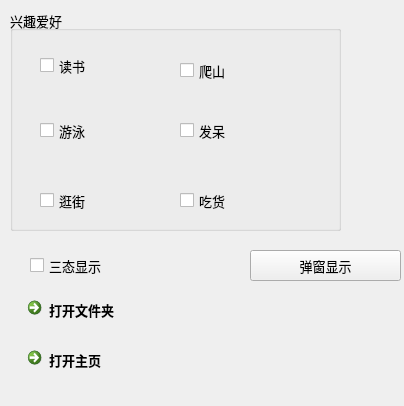
<?xml version="1.0" encoding="UTF-8"?>
<ui version="4.0">
 <class>Widget</class>
 <widget class="QWidget" name="Widget">
  <property name="geometry">
   <rect>
    <x>0</x>
    <y>0</y>
    <width>404</width>
    <height>406</height>
   </rect>
  </property>
  <property name="sizePolicy">
   <sizepolicy hsizetype="Expanding" vsizetype="Expanding">
    <horstretch>0</horstretch>
    <verstretch>0</verstretch>
   </sizepolicy>
  </property>
  <property name="windowTitle">
   <string>Widget</string>
  </property>
  <property name="layoutDirection">
   <enum>Qt::LeftToRight</enum>
  </property>
  <widget class="QGroupBox" name="groupBox">
   <property name="geometry">
    <rect>
     <x>10</x>
     <y>10</y>
     <width>331</width>
     <height>221</height>
    </rect>
   </property>
   <property name="sizePolicy">
    <sizepolicy hsizetype="Expanding" vsizetype="Expanding">
     <horstretch>0</horstretch>
     <verstretch>0</verstretch>
    </sizepolicy>
   </property>
   <property name="font">
    <font>
     <pointsize>10</pointsize>
    </font>
   </property>
   <property name="title">
    <string>兴趣爱好</string>
   </property>
   <widget class="QCheckBox" name="checkBoxRead">
    <property name="geometry">
     <rect>
      <x>30</x>
      <y>40</y>
      <width>131</width>
      <height>31</height>
     </rect>
    </property>
    <property name="sizePolicy">
     <sizepolicy hsizetype="Expanding" vsizetype="Expanding">
      <horstretch>0</horstretch>
      <verstretch>0</verstretch>
     </sizepolicy>
    </property>
    <property name="font">
     <font>
      <pointsize>10</pointsize>
     </font>
    </property>
    <property name="text">
     <string>读书</string>
    </property>
   </widget>
   <widget class="QCheckBox" name="checkBoxSwim">
    <property name="geometry">
     <rect>
      <x>30</x>
      <y>100</y>
      <width>121</width>
      <height>41</height>
     </rect>
    </property>
    <property name="sizePolicy">
     <sizepolicy hsizetype="Expanding" vsizetype="Expanding">
      <horstretch>0</horstretch>
      <verstretch>0</verstretch>
     </sizepolicy>
    </property>
    <property name="font">
     <font>
      <pointsize>10</pointsize>
     </font>
    </property>
    <property name="text">
     <string>游泳</string>
    </property>
   </widget>
   <widget class="QCheckBox" name="checkBoxShopping">
    <property name="geometry">
     <rect>
      <x>30</x>
      <y>170</y>
      <width>121</width>
      <height>41</height>
     </rect>
    </property>
    <property name="sizePolicy">
     <sizepolicy hsizetype="Expanding" vsizetype="Expanding">
      <horstretch>0</horstretch>
      <verstretch>0</verstretch>
     </sizepolicy>
    </property>
    <property name="font">
     <font>
      <pointsize>10</pointsize>
     </font>
    </property>
    <property name="text">
     <string>逛街</string>
    </property>
   </widget>
   <widget class="QCheckBox" name="checkBoxClimb">
    <property name="geometry">
     <rect>
      <x>170</x>
      <y>40</y>
      <width>131</width>
      <height>41</height>
     </rect>
    </property>
    <property name="sizePolicy">
     <sizepolicy hsizetype="Expanding" vsizetype="Expanding">
      <horstretch>0</horstretch>
      <verstretch>0</verstretch>
     </sizepolicy>
    </property>
    <property name="font">
     <font>
      <pointsize>10</pointsize>
     </font>
    </property>
    <property name="text">
     <string>爬山</string>
    </property>
   </widget>
   <widget class="QCheckBox" name="checkBoxDaze">
    <property name="geometry">
     <rect>
      <x>170</x>
      <y>100</y>
      <width>121</width>
      <height>41</height>
     </rect>
    </property>
    <property name="sizePolicy">
     <sizepolicy hsizetype="Expanding" vsizetype="Expanding">
      <horstretch>0</horstretch>
      <verstretch>0</verstretch>
     </sizepolicy>
    </property>
    <property name="font">
     <font>
      <pointsize>10</pointsize>
     </font>
    </property>
    <property name="text">
     <string>发呆</string>
    </property>
   </widget>
   <widget class="QCheckBox" name="checkBoxEat">
    <property name="geometry">
     <rect>
      <x>170</x>
      <y>170</y>
      <width>111</width>
      <height>41</height>
     </rect>
    </property>
    <property name="sizePolicy">
     <sizepolicy hsizetype="Expanding" vsizetype="Expanding">
      <horstretch>0</horstretch>
      <verstretch>0</verstretch>
     </sizepolicy>
    </property>
    <property name="font">
     <font>
      <pointsize>10</pointsize>
     </font>
    </property>
    <property name="text">
     <string>吃货</string>
    </property>
   </widget>
  </widget>
  <widget class="QCommandLinkButton" name="commandLinkButtonFolder">
   <property name="geometry">
    <rect>
     <x>20</x>
     <y>290</y>
     <width>301</width>
     <height>51</height>
    </rect>
   </property>
   <property name="sizePolicy">
    <sizepolicy hsizetype="Expanding" vsizetype="Expanding">
     <horstretch>0</horstretch>
     <verstretch>0</verstretch>
    </sizepolicy>
   </property>
   <property name="font">
    <font>
     <pointsize>10</pointsize>
    </font>
   </property>
   <property name="text">
    <string>打开文件夹</string>
   </property>
  </widget>
  <widget class="QCommandLinkButton" name="commandLinkButtonWeb">
   <property name="geometry">
    <rect>
     <x>20</x>
     <y>340</y>
     <width>331</width>
     <height>51</height>
    </rect>
   </property>
   <property name="sizePolicy">
    <sizepolicy hsizetype="Expanding" vsizetype="Expanding">
     <horstretch>0</horstretch>
     <verstretch>0</verstretch>
    </sizepolicy>
   </property>
   <property name="font">
    <font>
     <pointsize>10</pointsize>
    </font>
   </property>
   <property name="text">
    <string>打开主页</string>
   </property>
  </widget>
  <widget class="QPushButton" name="pushButton">
   <property name="geometry">
    <rect>
     <x>250</x>
     <y>250</y>
     <width>151</width>
     <height>31</height>
    </rect>
   </property>
   <property name="sizePolicy">
    <sizepolicy hsizetype="Expanding" vsizetype="Expanding">
     <horstretch>0</horstretch>
     <verstretch>0</verstretch>
    </sizepolicy>
   </property>
   <property name="font">
    <font>
     <pointsize>10</pointsize>
    </font>
   </property>
   <property name="text">
    <string>弹窗显示</string>
   </property>
  </widget>
  <widget class="QCheckBox" name="checkBoxTristate">
   <property name="enabled">
    <bool>true</bool>
   </property>
   <property name="geometry">
    <rect>
     <x>30</x>
     <y>250</y>
     <width>151</width>
     <height>31</height>
    </rect>
   </property>
   <property name="sizePolicy">
    <sizepolicy hsizetype="Expanding" vsizetype="Expanding">
     <horstretch>0</horstretch>
     <verstretch>0</verstretch>
    </sizepolicy>
   </property>
   <property name="font">
    <font>
     <pointsize>10</pointsize>
    </font>
   </property>
   <property name="layoutDirection">
    <enum>Qt::LeftToRight</enum>
   </property>
   <property name="text">
    <string>三态显示</string>
   </property>
  </widget>
 </widget>
 <layoutdefault spacing="6" margin="11"/>
 <resources/>
 <connections/>
</ui>
